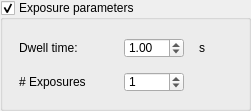
  <widget class="QGroupBox" name="groupBox_constant_energy_exposure_params">
   <property name="enabled">
    <bool>true</bool>
   </property>
   <property name="geometry">
    <rect>
     <x>890</x>
     <y>540</y>
     <width>251</width>
     <height>111</height>
    </rect>
   </property>
   <property name="title">
    <string>Exposure parameters</string>
   </property>
   <property name="flat">
    <bool>true</bool>
   </property>
   <property name="checkable">
    <bool>true</bool>
   </property>
   <property name="checked">
    <bool>true</bool>
   </property>
   <widget class="QWidget" name="gridLayoutWidget_2">
    <property name="geometry">
     <rect>
      <x>10</x>
      <y>30</y>
      <width>211</width>
      <height>71</height>
     </rect>
    </property>
    <layout class="QGridLayout" name="gridLayout_2">
     <item row="0" column="1">
      <widget class="QDoubleSpinBox" name="doubleSpinBox_dwell_time">
       <property name="enabled">
        <bool>true</bool>
       </property>
       <property name="maximumSize">
        <size>
         <width>60</width>
         <height>20</height>
        </size>
       </property>
       <property name="minimum">
        <double>0.000000000000000</double>
       </property>
       <property name="maximum">
        <double>45000.000000000000000</double>
       </property>
       <property name="value">
        <double>1.000000000000000</double>
       </property>
      </widget>
     </item>
     <item row="1" column="1">
      <widget class="QSpinBox" name="spinBox_n_exposures">
       <property name="enabled">
        <bool>true</bool>
       </property>
       <property name="maximumSize">
        <size>
         <width>60</width>
         <height>20</height>
        </size>
       </property>
       <property name="maximum">
        <number>100000</number>
       </property>
       <property name="value">
        <number>1</number>
       </property>
      </widget>
     </item>
     <item row="1" column="0">
      <widget class="QLabel" name="label_n_exposures">
       <property name="enabled">
        <bool>true</bool>
       </property>
       <property name="maximumSize">
        <size>
         <width>90</width>
         <height>20</height>
        </size>
       </property>
       <property name="text">
        <string># Exposures</string>
       </property>
      </widget>
     </item>
     <item row="0" column="2">
      <widget class="QLabel" name="label_104">
       <property name="maximumSize">
        <size>
         <width>10</width>
         <height>20</height>
        </size>
       </property>
       <property name="text">
        <string>s</string>
       </property>
      </widget>
     </item>
     <item row="0" column="0">
      <widget class="QLabel" name="label_dwell_time">
       <property name="enabled">
        <bool>true</bool>
       </property>
       <property name="maximumSize">
        <size>
         <width>90</width>
         <height>20</height>
        </size>
       </property>
       <property name="text">
        <string>Dwell time:</string>
       </property>
      </widget>
     </item>
    </layout>
   </widget>
  </widget>
